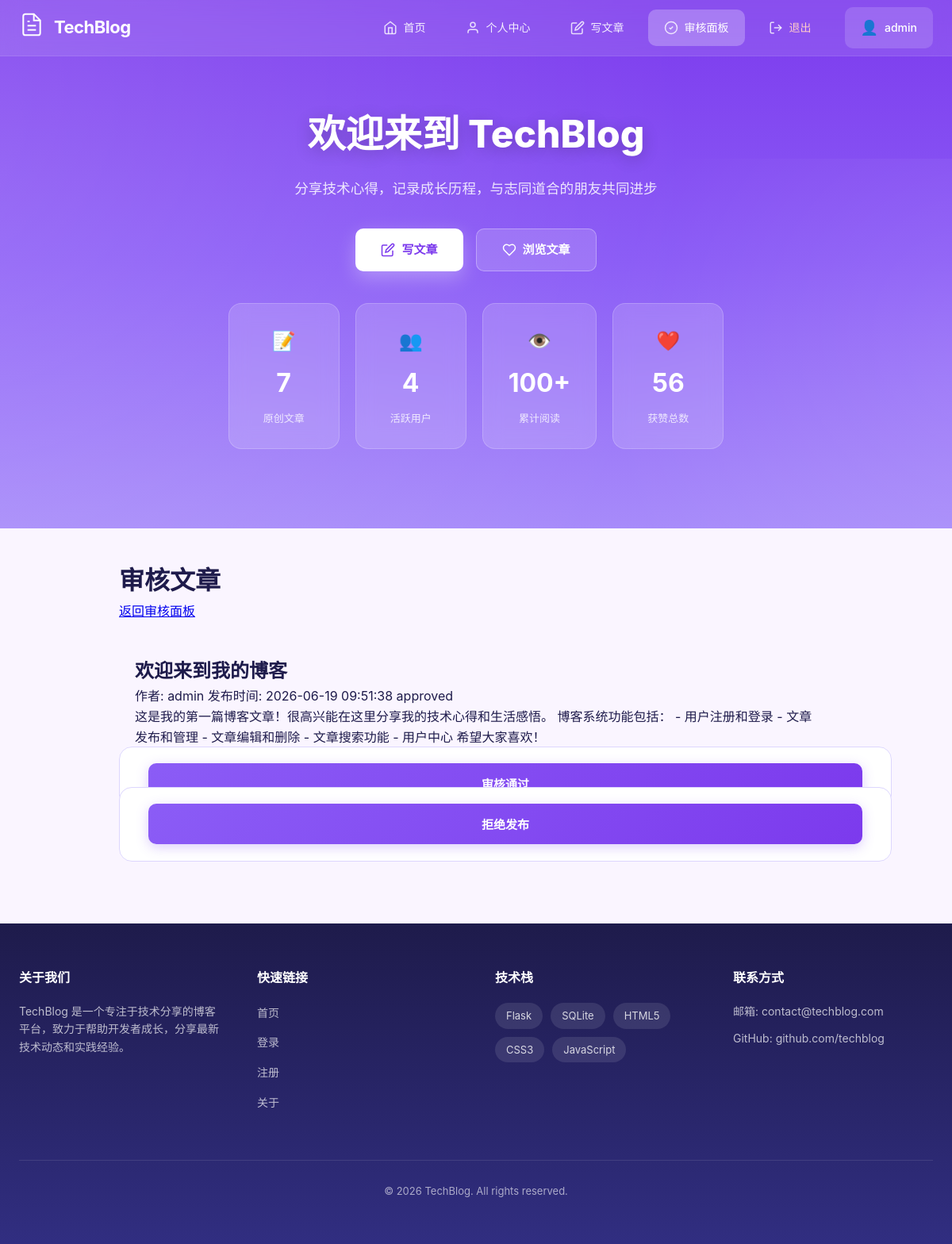
The app's page /review/1 (signed in) with its own data.
### tables this page shows
CREATE TABLE users (
    id INTEGER PRIMARY KEY AUTOINCREMENT,
    username TEXT UNIQUE NOT NULL,
    password TEXT NOT NULL,
    created_at TIMESTAMP DEFAULT CURRENT_TIMESTAMP
);

CREATE TABLE posts (
    id INTEGER PRIMARY KEY AUTOINCREMENT,
    title TEXT NOT NULL,
    content TEXT NOT NULL,
    author_id INTEGER NOT NULL,
    created_at TIMESTAMP DEFAULT CURRENT_TIMESTAMP,
    updated_at TIMESTAMP, media_type TEXT DEFAULT 'text', media_url TEXT, media_thumbnail TEXT, category TEXT DEFAULT '技术分享', tags TEXT, read_time INTEGER DEFAULT 3, status TEXT DEFAULT pending, reviewed_by INTEGER, reviewed_at TEXT,
    FOREIGN KEY (author_id) REFERENCES users(id)
);

### app.py (the view)
@login_required
@app.route('/review/<int:post_id>')
def review_post(post_id):
    if session.get('username') != 'admin':
        flash('无权限访问', 'danger')
        return redirect(url_for('index'))
    db = get_db()
    post = db.execute(
        '''SELECT p.*, u.username FROM posts p
           JOIN users u ON p.author_id = u.id
           WHERE p.id = ?''', (post_id,)).fetchone()
    if not post:
        return render_template('errors/404.html'), 404
    return render_template('review/review_post.html', post=post)

### app.py (called while the page is built)
def get_db():
    conn = sqlite3.connect(DATABASE)
    conn.row_factory = sqlite3.Row
    return conn

@app.context_processor
def inject_user():
    return dict(
        current_user=session.get('username'),
        is_logged_in='user_id' in session
    )

### templates/review/review_post.html (shortened to what this page needs)
{% extends 'base.html' %}
{% block content %}
<div class="review-post-container">
    <div class="page-header">
        <h1>审核文章</h1>
        <a href="{{ url_for('review_dashboard') }}" class="btn btn-secondary">返回审核面板</a>
    </div>
    <div class="post-content">
        <div class="post-header">
            <h2>{{ post['title'] }}</h2>
            <div class="post-meta">
                <span class="author">作者: {{ post['username'] }}</span>
                <span class="date">发布时间: {{ post['created_at'] }}</span>
                <span class="status {{ post['status'] }}">{{ post['status'] }}</span>
            </div>
        </div>
        <div class="post-body">
            {{ post['content'] }}
        </div>
    </div>
    <div class="review-actions">
        <form action="{{ url_for('approve_post', post_id=post['id']) }}" method="post" class="inline-form">
            <button type="submit" class="btn btn-approve">审核通过</button>
        </form>
        <form action="{{ url_for('reject_post', post_id=post['id']) }}" method="post" class="inline-form">
            <button type="submit" class="btn btn-reject">拒绝发布</button>
        </form>
    </div>
</div>
{% endblock %}

### templates/base.html (shortened to what this page needs)
<!DOCTYPE html>
<html lang="zh-CN">
<head>
    <link rel="stylesheet" href="{{ url_for('static', filename='css/style.css') }}">
</head>
<body>
    <header class="site-header">
        <nav class="navbar">
            <div class="nav-container">
                <div class="nav-brand">
                    <a href="{{ url_for('index') }}" class="brand-link">
                        <span class="brand-icon">
                        </span>
                        <span class="brand-name">TechBlog</span>
                    </a>
                </div>
                <div class="nav-links">
                    <a href="{{ url_for('index') }}" class="nav-item {% if request.path == '/' %}active{% endif %}">
                        <svg class="nav-icon" width="18" height="18" viewBox="0 0 24 24" fill="none" stroke="currentColor" stroke-width="2">
                            <path d="M3 9l9-7 9 7v11a2 2 0 0 1-2 2H5a2 2 0 0 1-2-2z"></path>
                            <polyline points="9 22 9 12 15 12 15 22"></polyline>
                        </svg>
                        <span class="nav-text">首页</span>
                    </a>
                    {% if is_logged_in %}
                        <a href="{{ url_for('profile') }}" class="nav-item {% if request.path == '/profile' %}active{% endif %}">
                            <svg class="nav-icon" width="18" height="18" viewBox="0 0 24 24" fill="none" stroke="currentColor" stroke-width="2">
                                <path d="M20 21v-2a4 4 0 0 0-4-4H8a4 4 0 0 0-4 4v2"></path>
                                <circle cx="12" cy="7" r="4"></circle>
                            </svg>
                            <span class="nav-text">个人中心</span>
                        </a>
                        <a href="{{ url_for('new_post') }}" class="nav-item {% if request.path == '/post/new' %}active{% endif %}">
                            <svg class="nav-icon" width="18" height="18" viewBox="0 0 24 24" fill="none" stroke="currentColor" stroke-width="2">
                                <path d="M11 4H4a2 2 0 0 0-2 2v14a2 2 0 0 0 2 2h14a2 2 0 0 0 2-2v-7"></path>
                                <path d="M18.5 2.5a2.121 2.121 0 0 1 3 3L12 15l-4 1 1-4 9.5-9.5z"></path>
                            </svg>
                            <span class="nav-text">写文章</span>
                        </a>
                        {% if current_user == 'admin' %}
                        <a href="{{ url_for('review_dashboard') }}" class="nav-item {% if request.path.startswith('/review') %}active{% endif %}">
                            <svg class="nav-icon" width="18" height="18" viewBox="0 0 24 24" fill="none" stroke="currentColor" stroke-width="2">
                                <path d="M9 12l2 2 4-4"></path>
                                <circle cx="12" cy="12" r="10"></circle>
                            </svg>
                            <span class="nav-text">审核面板</span>
                        </a>
                        {% endif %}
                        <a href="{{ url_for('logout') }}" class="nav-item logout">
                            <svg class="nav-icon" width="18" height="18" viewBox="0 0 24 24" fill="none" stroke="currentColor" stroke-width="2">
                                <path d="M9 21H5a2 2 0 0 1-2-2V5a2 2 0 0 1 2-2h4"></path>
                                <polyline points="16 17 21 12 16 7"></polyline>
                                <line x1="21" y1="12" x2="9" y2="12"></line>
                            </svg>
                            <span class="nav-text">退出</span>
                        </a>
                        <div class="nav-user">
                            <span class="user-avatar">👤</span>
                            <span>{{ current_user }}</span>
                        </div>
                    {% endif %}
                </div>
            </div>
        </nav>
        <div class="hero-section">
            <div class="hero-content">
                <h1 class="hero-title">欢迎来到 TechBlog</h1>
                <p class="hero-subtitle">分享技术心得，记录成长历程，与志同道合的朋友共同进步</p>
                <div class="hero-actions">
                    {% if is_logged_in %}
                        <a href="{{ url_for('new_post') }}" class="hero-btn hero-btn-primary">
                            <svg width="18" height="18" viewBox="0 0 24 24" fill="none" stroke="currentColor" stroke-width="2">
                                <path d="M11 4H4a2 2 0 0 0-2 2v14a2 2 0 0 0 2 2h14a2 2 0 0 0 2-2v-7"></path>
                                <path d="M18.5 2.5a2.121 2.121 0 0 1 3 3L12 15l-4 1 1-4 9.5-9.5z"></path>
                            </svg>
                            写文章
                        </a>
                    {% endif %}
                    <a href="#posts" class="hero-btn hero-btn-secondary">
                        <svg width="18" height="18" viewBox="0 0 24 24" fill="none" stroke="currentColor" stroke-width="2">
                            <path d="M19 14c1.49-1.46 3-3.21 3-5.5A5.5 5.5 0 0 0 16.5 3c-1.76 0-3 .5-4.5 2-1.5-1.5-2.74-2-4.5-2A5.5 5.5 0 0 0 2 8.5c0 2.3 1.5 4.05 3 5.5l7 7Z"></path>
                        </svg>
                        浏览文章
                    </a>
                </div>
                <div class="stats-grid">
                    <div class="stat-card">
                        <div class="stat-icon">📝</div>
                        <div class="stat-number">7</div>
                        <div class="stat-label">原创文章</div>
                    </div>
                    <div class="stat-card">
                        <div class="stat-icon">👥</div>
                        <div class="stat-number">4</div>
                        <div class="stat-label">活跃用户</div>
                    </div>
                    <div class="stat-card">
                        <div class="stat-icon">👁️</div>
                        <div class="stat-number">100+</div>
                        <div class="stat-label">累计阅读</div>
                    </div>
                    <div class="stat-card">
                        <div class="stat-icon">❤️</div>
                        <div class="stat-number">56</div>
                        <div class="stat-label">获赞总数</div>
                    </div>
                </div>
            </div>
        </div>
    </header>
    <main class="main-content">
        <div class="content-container">
            <div class="main-area">
                {% block content %}{% endblock %}
            </div>
        </div>
    </main>
    <footer class="site-footer">
        <div class="footer-container">
            <div class="footer-content">
                <div class="footer-section">
                    <h3 class="footer-title">关于我们</h3>
                    <p class="footer-text">TechBlog 是一个专注于技术分享的博客平台，致力于帮助开发者成长，分享最新技术动态和实践经验。</p>
                </div>
                <div class="footer-section">
                    <h3 class="footer-title">快速链接</h3>
                    <ul class="footer-links">
                        <li><a href="{{ url_for('index') }}">首页</a></li>
                        <li><a href="{{ url_for('login') }}">登录</a></li>
                        <li><a href="{{ url_for('register') }}">注册</a></li>
                        <li><a href="#">关于</a></li>
                    </ul>
                </div>
                <div class="footer-section">
                    <h3 class="footer-title">技术栈</h3>
                    <div class="tech-stack">
                        <span class="tech-tag">Flask</span>
                        <span class="tech-tag">SQLite</span>
                        <span class="tech-tag">HTML5</span>
                        <span class="tech-tag">CSS3</span>
                        <span class="tech-tag">JavaScript</span>
                    </div>
                </div>
                <div class="footer-section">
                    <h3 class="footer-title">联系方式</h3>
                    <p class="footer-text">邮箱: contact@techblog.com</p>
                    <p class="footer-text">GitHub: github.com/techblog</p>
                </div>
            </div>
            <div class="footer-bottom">
                <p>&copy; 2026 TechBlog. All rights reserved.</p>
            </div>
        </div>
    </footer>
</body>
</html>

### records on screen
users: username "admin"
posts: title "欢迎来到我的博客", created_at "2026-06-19 09:51:38", status "approved", content "这是我的第一篇博客文章！很高兴能在这里分享我的技术心得和生活感悟。 博客系统功能包括： - 用户注册和登录 - 文章发布和管理 - 文章编辑和删除 - 文章搜索功能 - 用户中心 希望大家喜欢！"
